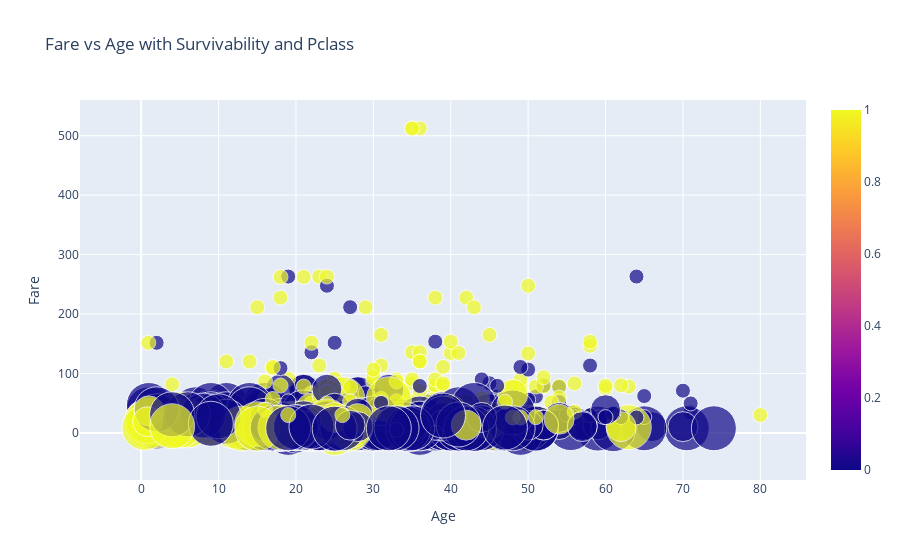

The notebook cell saved with this chart:
### Markdown cell above
# Bubble Plot

### Code cell
#defining data
data=[
    go.Scatter(x = df['Age'],y=df['Fare'],
               text=df['Pclass'],
                mode='markers',
               marker=dict(size=df['Pclass']*15, color=df['Survived'],showscale=True),
              )]
#defining layout
layout = go.Layout(title='Fare vs Age with Survivability and Pclass',xaxis=dict(title='Age'),yaxis=dict(title='Fare'),hovermode='closest')
#defining figure and plotting
figure = go.Figure(data=data,layout=layout)
iplot(figure)

### Figure 1 — Plotly figure (JSON) as saved in the notebook; plotly's stock layout.template omitted (floating-point values rounded to 4 significant figures; data arrays with more than 128 entries replaced by an {"elided": "..."} marker saying what was removed)
{"data": [{"marker": {"color": {"elided": "891 int values"}, "showscale": true, "size": {"elided": "891 int values"}}, "mode": "markers", "text": {"elided": "891 int values"}, "type": "scatter", "x": {"elided": "891 float values"}, "y": {"elided": "891 float values"}}], "layout": {"hovermode": "closest", "title": {"text": "Fare vs Age with Survivability and Pclass"}, "xaxis": {"title": {"text": "Age"}}, "yaxis": {"title": {"text": "Fare"}}}}
